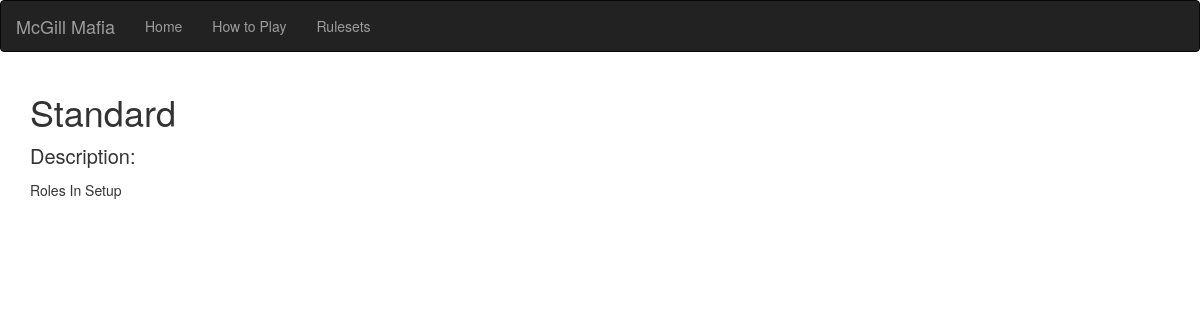
Page /mafia/setups/1/ on the earlier database version.
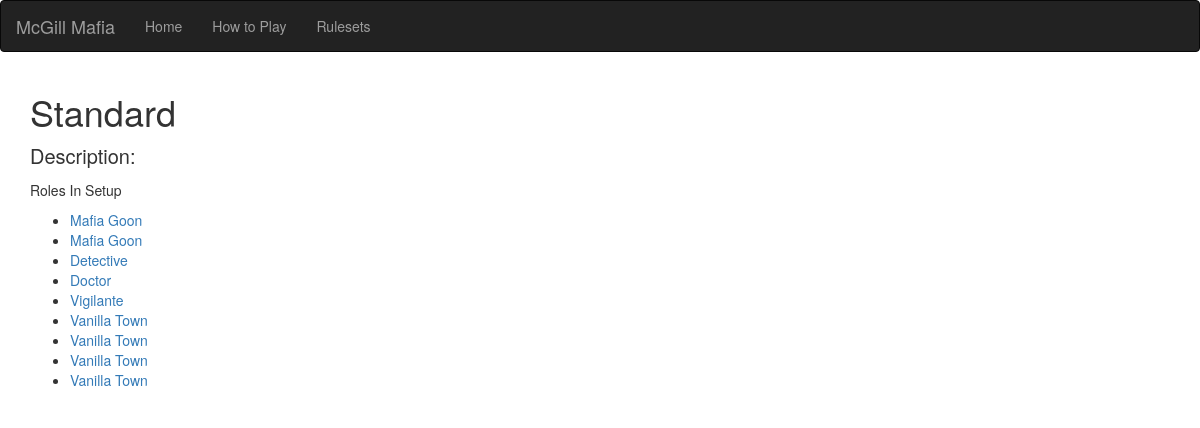
Same page on the later database version.
### mafia/models.py (models this page shows, shortened)
class Role(models.Model):
    name = models.CharField(max_length=255)
    allignment = models.CharField(max_length=255)
    description = models.CharField(max_length=1024)
    setup = models.ManyToManyField(Setup, through='SetupRole', related_name="roles")

### mafia/views.py (the view)
# urls.py: url(r'^setups/(?P<pk>[0-9]+)/$', views.SetupDetailView.as_view(), name='setup_detail'),
class SetupDetailView(generic.DetailView):
    model = Setup
    template_name = 'mafia/setup_detail.html'

### mafia/templates/mafia/setup_detail.html
{% extends 'mafia/base.html' %}
{% block body %}
<div class="container">
	<h1>{{ setup.name }}</h1>
	<p>Description: {{ role.description }}</p
	<p>Roles In Setup</p>
	<ul>
	        {% for role in setup.roles.all %}
	        <li><a href="{% url 'role_detail' role.id %}">{{ role.name }}</a></li>
	        {% endfor %}
	</ul>
</div>
{% endblock %}

Differences in the rows shown:
now on this page (row edited): Role: name "Mafia Goon"
added Role: name "Detective"
added Role: name "Doctor"
added Role: name "Vigilante"
now on this page (row edited): Role: name "Vanilla Town"
